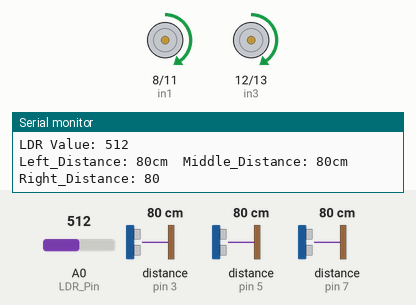
Simulated run of this sketch. Board: Arduino Uno, built with avr-gcc and run on an emulated ATmega328P. Shown: motor-driver pin pairs drawn as motors (green arrow = first pin HIGH = forward, orange = second pin HIGH = backward, longer = more drive, scaled by the enable pin), the last lines printed to the serial monitor. Wiring (inferred from the names in the program): 3 × ultrasonic range finder: trigger pin 2, echo pin 3 / trigger pin 4, echo pin 5 / trigger pin 6, echo pin 7. Inputs (shaded band) come from the test bench; at power-on: distance to the obstacle (sensors on pin 5, pin 7, pin 3) 80 cm, A0 (LDR_Pin) = 512. The echo pulse lasts 58.3 µs per cm.

Above: at 1.2 s.
1.3 s: distance to the obstacle (sensor on pin 5) set to 32 cm
4.3 s: distance to the obstacle (sensor on pin 5) set to 27 cm
At 4.67 s:
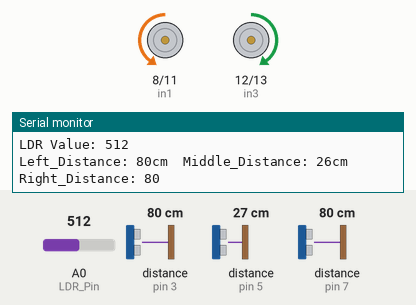
At 5.35 s:
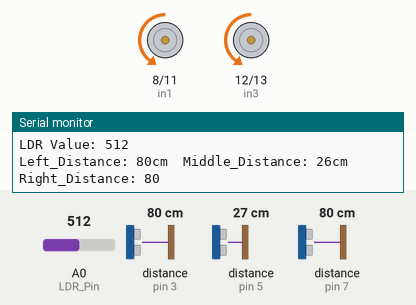
7.3 s: distance to the obstacle (sensor on pin 7) set to 84 cm
10.3 s: A0 (LDR_Pin) set to 209
13.3 s: A0 (LDR_Pin) set to 186
At 14.0 s:
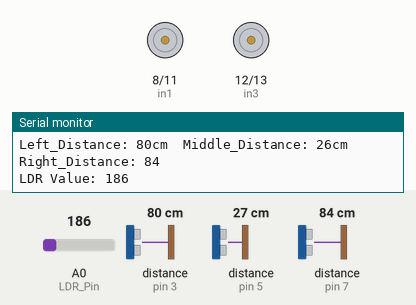
Timing chart, 0 to 15.8 s (numbered marks = the images above; inputs shaded):
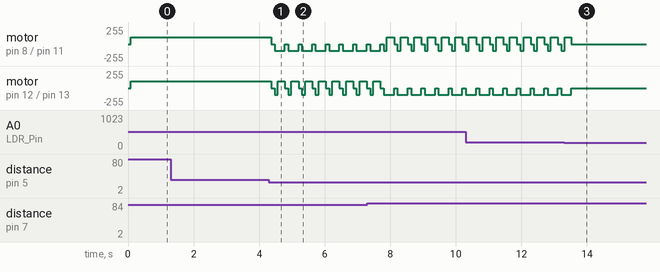

Measured:
- the behaviour switches between 29 and 28 cm on distance to the obstacle (sensor on pin 5) (found by bisection; images 0 and 1)
- the behaviour switches between 200 and 199 on A0 (LDR_Pin) (found by bisection; images 2 and 3)
- after the input at 4.3 s, motor on pin 8 (in1) / pin 11 (in2): alternates backward 100/255 for 0.32 s and stopped for 0.10 s, starting after 0.07 s; motor on pin 12 (in3) / pin 13 (in4): forward 100/255 → stopped after 0.07 s, then repeats every 0.42 s: backward 100/255 0.10 s, forward 100/255 0.22 s, stopped 0.10 s
- after the input at 13.3 s, motor on pin 8 (in1) / pin 11 (in2), motor on pin 12 (in3) / pin 13 (in4): goes on until 13.5 s, then stays stopped

The sketch:

en_son.ino
```cpp
int Echo1 = 3; // left_sensor echo
int Trig1 = 2; // left_sensor trig
int Echo2 = 5; // central_sensor echo
int Trig2 = 4; // central_sensor trig
int Echo3 = 7; // right_sensor echo
int Trig3 = 6; // right_sensor trig

int in1 = 8; // pin 6 arduino
int in2 = 11; // pin 5 arduino
int in3 = 12; // pin 4 arduino
int in4 = 13; // pin 3 arduino
int ENA = 9; // pin 7 arduino
int ENB = 10; // pin 2 arduino
int PWM = 100; // Hız ayarı 10 ile 255 arasında
int Left_Distance = 0, Right_Distance = 0, Middle_Distance = 0;
int LDR_Pin = A0; // LDR sensörünün bağlı olduğu pin
int LDR_Threshold = 200; // LDR eşiği, bu değeri çevrenize göre ayarlayabilirsiniz
bool passedFirstTunnel = false; // İlk tünelden geçti mi kontrolü

void _Forward() {
    digitalWrite(in1, HIGH); // İleri
    digitalWrite(in2, LOW);
    digitalWrite(in3, HIGH);
    digitalWrite(in4, LOW);
    analogWrite(ENA, PWM);
    analogWrite(ENB, PWM);
}

void _Back() {
    digitalWrite(in1, LOW); // Geri
    digitalWrite(in2, HIGH);
    digitalWrite(in3, LOW);
    digitalWrite(in4, HIGH);
    analogWrite(ENA, PWM);
    analogWrite(ENB, PWM);
}

void _left() {
    digitalWrite(in1, LOW); // Sol
    digitalWrite(in2, HIGH);
    digitalWrite(in3, HIGH);
    digitalWrite(in4, LOW);
    analogWrite(ENA, PWM);
    analogWrite(ENB, PWM);
}

void _right() {
    digitalWrite(in1, HIGH); // Sağ
    digitalWrite(in2, LOW);
    digitalWrite(in3, LOW);
    digitalWrite(in4, HIGH);
    analogWrite(ENA, PWM);
    analogWrite(ENB, PWM);
}

void _Stop() {
    digitalWrite(in1, LOW); // Dur
    digitalWrite(in2, LOW);
    digitalWrite(in3, LOW);
    digitalWrite(in4, LOW);
    analogWrite(ENA, LOW);
    analogWrite(ENB, LOW);
}

// Ultrasonik mesafe ölçümü alt fonksiyonu
int Left_Distance_test() {
    digitalWrite(Trig1, LOW);
    delayMicroseconds(2);
    digitalWrite(Trig1, HIGH);
    delayMicroseconds(20);
    digitalWrite(Trig1, LOW);
    float Fdistance = pulseIn(Echo1, HIGH);
    delay(10);
    Fdistance = Fdistance / 29 / 2;
    return (int)Fdistance;
}

int Middle_Distance_test() {
    digitalWrite(Trig2, LOW);
    delayMicroseconds(2);
    digitalWrite(Trig2, HIGH);
    delayMicroseconds(20);
    digitalWrite(Trig2, LOW);
    float Fdistance = pulseIn(Echo2, HIGH);
    delay(10);
    Fdistance = Fdistance / 29 / 2;
    return (int)Fdistance;
}

int Right_Distance_test() {
    digitalWrite(Trig3, LOW);
    delayMicroseconds(2);
    digitalWrite(Trig3, HIGH);
    delayMicroseconds(20);
    digitalWrite(Trig3, LOW);
    float Fdistance = pulseIn(Echo3, HIGH);
    delay(10);
    Fdistance = Fdistance / 29 / 2;
    return (int)Fdistance;
}

void setup() {
    Serial.begin(9600);
    pinMode(Echo1, INPUT);
    pinMode(Trig1, OUTPUT);
    pinMode(Echo2, INPUT);
    pinMode(Trig2, OUTPUT);
    pinMode(Echo3, INPUT);
    pinMode(Trig3, OUTPUT);
    pinMode(in1, OUTPUT);
    pinMode(in2, OUTPUT);
    pinMode(in3, OUTPUT);
    pinMode(in4, OUTPUT);
    pinMode(ENA, OUTPUT);
    pinMode(ENB, OUTPUT);

    _Stop();
}

void loop() {
    Left_Distance = Left_Distance_test();
    delay(10);
    Middle_Distance = Middle_Distance_test();
    delay(10);
    Right_Distance = Right_Distance_test();
    delay(10);

    int LDR_Value = analogRead(LDR_Pin);
    Serial.print("LDR Value: ");
    Serial.println(LDR_Value);

    if (!passedFirstTunnel) {
        // Eğer ışık seviyesi düşükse ve ilk tünelden geçilmediyse dur
        if (LDR_Value < LDR_Threshold) {
            _Stop();
            delay(5000); // 5 saniye bekle
            passedFirstTunnel = true; // İlk tünelden geçildi olarak işaretle
        }
    }

    Serial.print("Left_Distance: ");
    Serial.print(Left_Distance);
    Serial.print("cm\tMiddle_Distance: ");
    Serial.print(Middle_Distance);
    Serial.print("cm\tRight_Distance: ");
    Serial.println(Right_Distance);

   if ((Middle_Distance > 27 && Right_Distance > 27 && Left_Distance > 27) || (Middle_Distance > Right_Distance && Middle_Distance > Left_Distance)) {
        _Forward();
    }
    // Sağa dönüş koşulu
    else if (Left_Distance < 27 && Middle_Distance < 27 && Right_Distance > 27) {
        _Back();
        delay(100);
        _right();
        delay(130);
    }
    // Sola dönüş koşulu
    else if (Right_Distance < 27 && Middle_Distance < 27 && Left_Distance > 27) {
        _Back();
        delay(100);
        _left();
        delay(130);
    }
    // Engelden kaçınma manevrası
    else if (Middle_Distance <= 27) {
        _Stop();
        delay(100);
        // Sağ boşsa sağa dön
        if (Right_Distance > Left_Distance) {
            _Back();
            delay(100);
            _right();
            delay(130);
        }
        // Sol boşsa sola dön
        else {
            _Back();
            delay(100);
            _left();
            delay(130);
        }
    }
    else {
        _Forward();
    }
}
```
